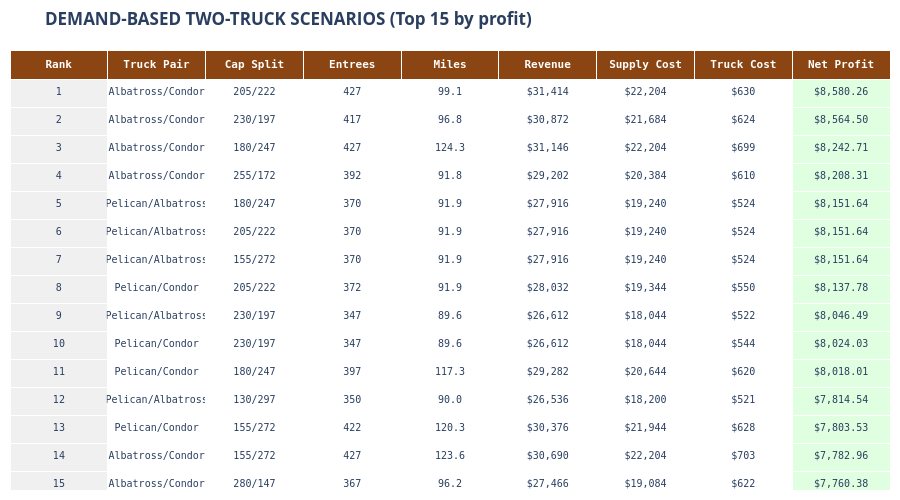
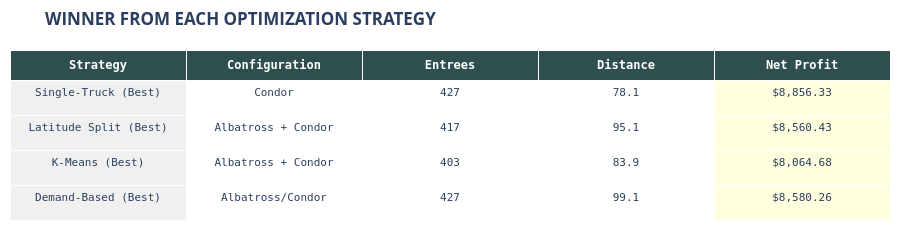

Here is the notebook cell these charts were saved with, in order:
### Markdown cell above
## Phase 11: Financial Analysis & Results Comparison

Generate detailed summary tables, interactive Plotly visualizations, and a comprehensive HTML dashboard comparing all scenarios. Export final results to Downloads folder for driver handoff.

### Code cell
fig_demand.update_layout(
    title="<b>DEMAND-BASED TWO-TRUCK SCENARIOS (Top 15 by profit)</b>",
    height=500,
    margin=dict(l=10, r=10, t=50, b=10)
)

fig_demand.show()

# ═════════════════════════════════════════════════════════════════════════════
# SECTION 5: CROSS-STRATEGY COMPARISON
# ═════════════════════════════════════════════════════════════════════════════

print("\n" + "=" * 90)
print("5️⃣  OVERALL BEST SCENARIOS BY STRATEGY")
print("=" * 90)

best_single = single_df.iloc[0]
best_latitude = two_truck_df.iloc[0]
best_kmeans = two_truck_cluster_df.iloc[0]
best_demand_strategy = two_truck_demand_df.iloc[0]

best_single_profit = float(best_single['net_profit'])
best_latitude_profit = float(best_latitude['combined_profit'])
best_kmeans_profit = float(best_kmeans['combined_profit'])
best_demand_profit = float(best_demand_strategy['net_profit'])

comparison_strategies = pd.DataFrame({
    'Strategy': ['Single-Truck (Best)', 'Latitude Split (Best)', 'K-Means (Best)', 'Demand-Based (Best)'],
    'Configuration': [
        best_single['truck'],
        f"{best_latitude['truck1']} + {best_latitude['truck2']}",
        f"{best_kmeans['truck1']} + {best_kmeans['truck2']}",
        best_demand_strategy['truck_pair']
    ],
    'Entrees': [
        int(best_single['entrees']),
        int(best_latitude['truck1_entrees'] + best_latitude['truck2_entrees']),
        int(best_kmeans['truck1_entrees'] + best_kmeans['truck2_entrees']),
        int(best_demand_strategy['total_entrees'])
    ],
    'Distance (mi)': [
        f"{best_single['miles']:.1f}",
        f"{best_latitude['truck1_miles'] + best_latitude['truck2_miles']:.1f}",
        f"{best_kmeans['truck1_miles'] + best_kmeans['truck2_miles']:.1f}",
        f"{best_demand_strategy['travel_miles']:.1f}"
    ],
    'Net Profit': [
        best_single_profit,
        best_latitude_profit,
        best_kmeans_profit,
        best_demand_profit
    ]
})

fig_comparison = go.Figure(data=[go.Table(
    header=dict(
        values=['<b>Strategy</b>', '<b>Configuration</b>', '<b>Entrees</b>', '<b>Distance</b>', '<b>Net Profit</b>'],
        fill_color='#2F4F4F',
        align='center',
        font=dict(color='white', size=12, family='monospace')
    ),
    cells=dict(
        values=[
            comparison_strategies['Strategy'],
            comparison_strategies['Configuration'],
            comparison_strategies['Entrees'],
            comparison_strategies['Distance (mi)'],
            ['${:,.2f}'.format(x) for x in comparison_strategies['Net Profit']]
        ],
        fill_color=['#F0F0F0', '#FFFFFF', '#FFFFFF', '#FFFFFF', '#FFFFE0'],
        align='center',
        font=dict(size=11, family='monospace'),
        height=35
    )
)])

fig_comparison.update_layout(
    title="<b>WINNER FROM EACH OPTIMIZATION STRATEGY</b>",
    height=250,
    margin=dict(l=10, r=10, t=50, b=10)
)

fig_comparison.show()

# Summary statistics
print("\n📊 SUMMARY STATISTICS:")
print(f"  Single-truck scenarios tested: {len(single_df)}")
print(f"  Latitude-split scenarios tested: {len(two_truck_df)}")
print(f"  K-means scenarios tested: {len(two_truck_cluster_df)}")
print(f"  Demand-based scenarios tested: {len(two_truck_demand_df)}")
print(f"  Total scenarios: {len(single_df) + len(two_truck_df) + len(two_truck_cluster_df) + len(two_truck_demand_df)}")

# Find overall winner
profits = [best_single_profit, best_latitude_profit, best_kmeans_profit, best_demand_profit]
winner_idx = profits.index(max(profits))
print(f"\n🏆 OVERALL WINNER: {comparison_strategies['Configuration'].iloc[winner_idx]}")
print(f"   Net Profit: ${max(profits):,.2f}")
print(f"   Strategy: {comparison_strategies['Strategy'].iloc[winner_idx]}")

print("\n" + "=" * 90)

### Figure 1 — Plotly figure (JSON) as saved in the notebook; plotly's stock layout.template omitted (floating-point values rounded to 4 significant figures; data arrays with more than 128 entries replaced by an {"elided": "..."} marker saying what was removed)
{"data": [{"cells": {"align": "center", "fill": {"color": ["#F0F0F0", "#FFFFFF", "#FFFFFF", "#FFFFFF", "#FFFFFF", "#FFFFFF", "#FFFFFF", "#FFFFFF", "#E0FFE0"]}, "font": {"family": "monospace", "size": 10}, "height": 28, "values": {"elided": "9x15 mixed values"}}, "header": {"align": "center", "fill": {"color": "#8B4513"}, "font": {"color": "white", "family": "monospace", "size": 11}, "values": ["<b>Rank</b>", "<b>Truck Pair</b>", "<b>Cap Split</b>", "<b>Entrees</b>", "<b>Miles</b>", "<b>Revenue</b>", "<b>Supply Cost</b>", "<b>Truck Cost</b>", "<b>Net Profit</b>"]}, "type": "table"}], "layout": {"height": 500, "margin": {"b": 10, "l": 10, "r": 10, "t": 50}, "title": {"text": "<b>DEMAND-BASED TWO-TRUCK SCENARIOS (Top 15 by profit)</b>"}}}

### Figure 2 — Plotly figure (JSON) as saved in the notebook; plotly's stock layout.template omitted (floating-point values rounded to 4 significant figures)
{"data": [{"cells": {"align": "center", "fill": {"color": ["#F0F0F0", "#FFFFFF", "#FFFFFF", "#FFFFFF", "#FFFFE0"]}, "font": {"family": "monospace", "size": 11}, "height": 35, "values": [["Single-Truck (Best)", "Latitude Split (Best)", "K-Means (Best)", "Demand-Based (Best)"], ["Condor", "Albatross + Condor", "Albatross + Condor", "Albatross/Condor"], [427, 417, 403, 427], ["78.1", "95.1", "83.9", "99.1"], ["$8,856.33", "$8,560.43", "$8,064.68", "$8,580.26"]]}, "header": {"align": "center", "fill": {"color": "#2F4F4F"}, "font": {"color": "white", "family": "monospace", "size": 12}, "values": ["<b>Strategy</b>", "<b>Configuration</b>", "<b>Entrees</b>", "<b>Distance</b>", "<b>Net Profit</b>"]}, "type": "table"}], "layout": {"height": 250, "margin": {"b": 10, "l": 10, "r": 10, "t": 50}, "title": {"text": "<b>WINNER FROM EACH OPTIMIZATION STRATEGY</b>"}}}
